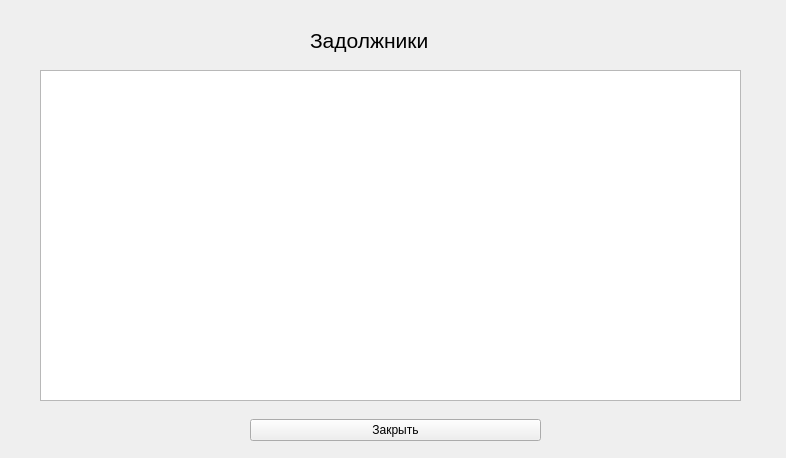
<?xml version="1.0" encoding="UTF-8"?>
<ui version="4.0">
 <class>debt</class>
 <widget class="QWidget" name="debt">
  <property name="geometry">
   <rect>
    <x>0</x>
    <y>0</y>
    <width>786</width>
    <height>458</height>
   </rect>
  </property>
  <property name="windowTitle">
   <string>Form</string>
  </property>
  <widget class="QTableWidget" name="tableWidget">
   <property name="geometry">
    <rect>
     <x>40</x>
     <y>70</y>
     <width>701</width>
     <height>331</height>
    </rect>
   </property>
  </widget>
  <widget class="QLabel" name="label">
   <property name="geometry">
    <rect>
     <x>310</x>
     <y>20</y>
     <width>201</width>
     <height>41</height>
    </rect>
   </property>
   <property name="font">
    <font>
     <pointsize>16</pointsize>
    </font>
   </property>
   <property name="text">
    <string>Задолжники</string>
   </property>
  </widget>
  <widget class="QWidget" name="gridLayoutWidget">
   <property name="geometry">
    <rect>
     <x>250</x>
     <y>410</y>
     <width>291</width>
     <height>41</height>
    </rect>
   </property>
   <layout class="QGridLayout" name="gridLayout">
    <item row="0" column="0">
     <widget class="QPushButton" name="pushButton">
      <property name="text">
       <string>Закрыть</string>
      </property>
     </widget>
    </item>
   </layout>
  </widget>
 </widget>
 <resources/>
 <connections/>
</ui>
